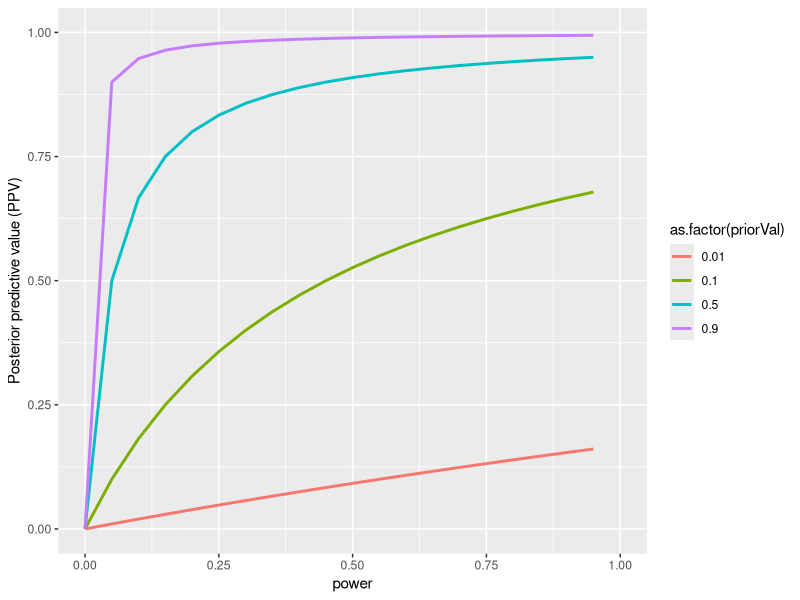
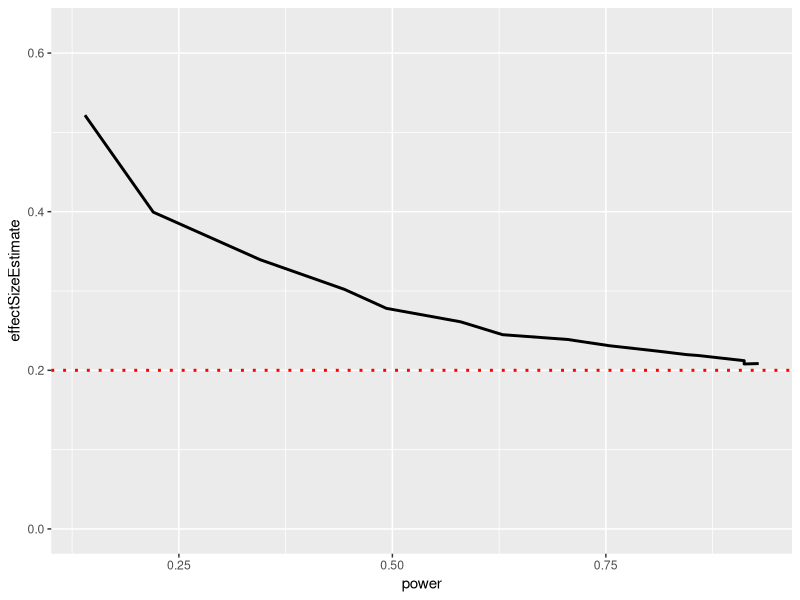
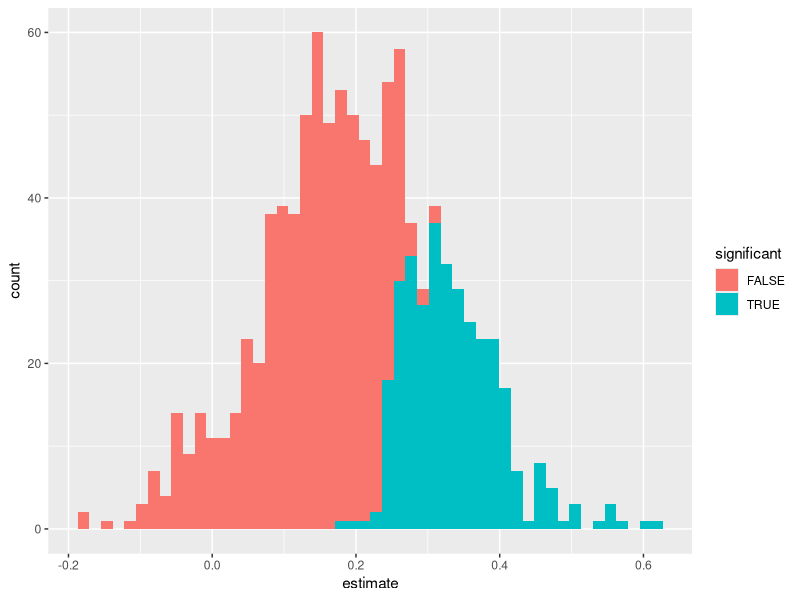

Generate these figures, in order, with R:
## ---- chunk 1
library(ggplot2)
library(dplyr)

alpha=0.05  # false positive rate
beta = seq(1.,0.05,-0.05)  # false negative rate
powerVals = 1-beta
priorVals=c(.01,0.1,0.5,0.9)

nstudies=100

df=data.frame(power=rep(powerVals,length(priorVals))) %>%
  mutate(priorVal=kronecker(priorVals,rep(1,length(powerVals))),
         alpha=alpha)


# Positive Predictive Value (PPV) - the likelihood that a positive finding is true
PPV = function(df) {
  df$PPV = (df$power*df$priorVal)/(df$power*df$priorVal + df$alpha*(1-df$priorVal))
  return(df)
}

df=PPV(df)
ggplot(df,aes(power,PPV,color=as.factor(priorVal))) + 
  geom_line(size=1) + 
  ylim(0,1) +
  xlim(0,1) +
  ylab('Posterior predictive value (PPV)')

## ---- chunk 2
set.seed(123456)

trueEffectSize=0.2
dfCurse=data.frame(sampSize=seq(20,300,20)) %>%
  mutate(effectSize=trueEffectSize,
         alpha=0.05)

simCurse = function(df,nruns=1000){
  sigResults=0
  sigEffects=c()
  for (i in 1:nruns){
    tmpData=rnorm(df$sampSize,mean=df$effectSize,sd=1)
    ttestResult=t.test(tmpData)
    if (ttestResult$p.value<df$alpha){
      sigResults = sigResults + 1
      sigEffects=c(sigEffects,ttestResult$estimate)
    }
  }
  df$power=sigResults/nruns
  df$effectSizeEstimate=mean(sigEffects)
  return(df)
}

dfCurse = dfCurse %>% group_by(sampSize) %>% do(simCurse(.))

ggplot(dfCurse,aes(power,effectSizeEstimate)) +
  geom_line(size=1) +
  ylim(0,max(dfCurse$effectSizeEstimate)*1.2) +
  geom_hline(yintercept = trueEffectSize,size=1,linetype='dotted',color='red')
## ---- chunk 3
set.seed(123456)
sampSize=60
effectSize=0.2
nruns=1000
alpha=0.05
df=data.frame(idx=seq(1,nruns)) %>%
  mutate(pval=NA,
         estimate=NA)

for (i in 1:nruns){
  tmpData=rnorm(sampSize,mean=effectSize,sd=1)
  ttestResult=t.test(tmpData)
  df$pval[i]=ttestResult$p.value
  df$estimate[i]=ttestResult$estimate
}
df = df %>%
  mutate(significant=pval<alpha) %>%
  group_by(significant)

power=mean(df$pval<alpha)
power

meanSigEffect=mean(df$estimate[df$pval<alpha])
meanSigEffect

meanTrueEffect=mean(df$estimate)
meanTrueEffect

ggplot(df,aes(estimate,fill=significant)) + 
  geom_histogram(bins=50)

